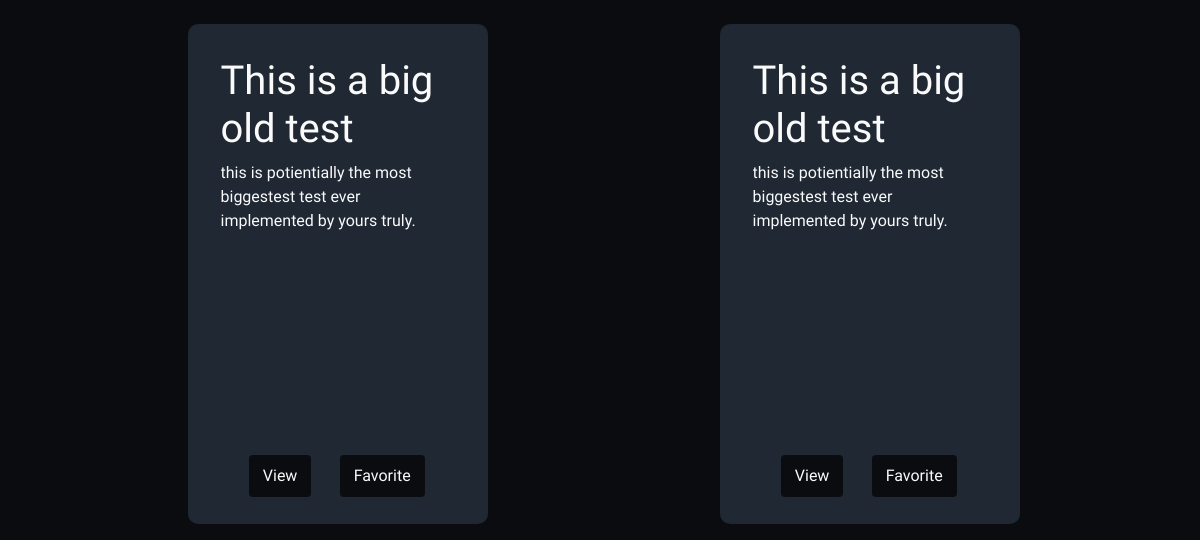
The app's page /search/ (lower part), older data.
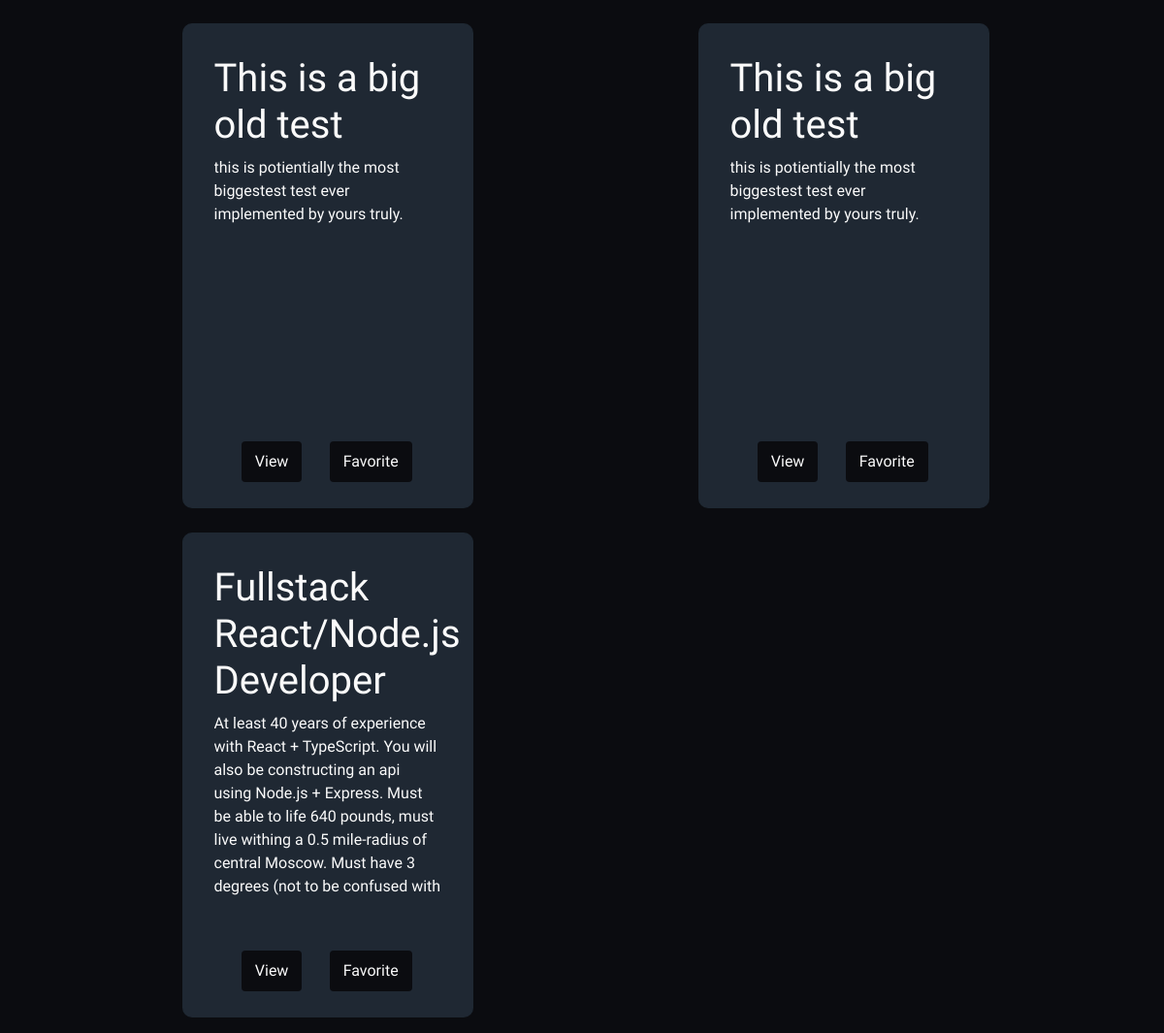
The same page, newer data.
### job/models.py (models this page shows)
class Listing(models.Model):
    user = models.ForeignKey(User, on_delete=models.CASCADE, related_name="listing_user", default=0)
    applicants = models.ManyToManyField(User, symmetrical=False, related_name="listing_applicants")
    accepted_apps = models.ManyToManyField(User, symmetrical=False, related_name="progress")
    interviewing_apps = models.ManyToManyField(User, symmetrical=False, related_name="interviewing")
    offer_extended_apps = models.ManyToManyField(User, symmetrical=False, related_name="offered")
    hired_apps = models.ManyToManyField(User, symmetrical=False, related_name="hired")
    denied_apps = models.ManyToManyField(User, symmetrical=False, related_name="denied")
    favorited_by = models.ManyToManyField(User, symmetrical=False, related_name="favorited_by")
    title = models.CharField(max_length=300)
    description = models.TextField(max_length=1500)
    location = models.CharField(max_length=150)
    job_type = models.CharField(choices=JOB_TYPE, max_length=1)
    category = models.CharField(choices=CATEGORY_TYPE, max_length=1, blank=True)
    compensation = models.CharField(choices=SALARY_TYPE, max_length=2)
    post_date = models.DateField(default=datetime.now().strftime("%Y-%m-%d"))
    is_open = models.BooleanField(default=True)
    def __str__(self):
        return self.title

### job/views.py (the view)
# urls.py: path("search/", job_views.search_view),
def search_view(request):
    template = 'search.html'
    keywords = request.GET.get('query', '')
    print(keywords)
    results = searchAlgo(keywords)
    context = {
        'results': results,
        'keywords': keywords,
    }
    return render(request, 'search.html', context)

### job/helpers.py (called while the page is built)
def searchAlgo(q):
    q_set = []
    keywords = q.lower()
    for listing in Listing.objects.all():
        title = listing.title.lower()
        if title.find(keywords) != -1:
            print(listing, "match")
            q_set.append(listing)
    print(q_set)
    return q_set

### templates/search.html (shortened to what this page needs)
{% extends 'base_template.html' %}{% block content %}
<br />
<div class="search__container" style="padding-left: 7px; color:white;">
  <div class="search-noads__container">
    {% for listing in results %}
    <div class="search-listing__container" style="color:white;">
      <h1>{{listing.title}}</h1>
      <p>{{listing.description}}</p>
      <div class="search-footer__container">
        <button id="search-footer__button">
          <a href="/listing/{{listing.id}}/">View</a>
        </button>
        <button id="search-footer__button">
          <a href="/favorite/{{listing.id}}/">{% if not favorite %}Favorite{% else %}Unfavorite{% endif %}</a>
        </button>
      </div>
    </div>
    {% endfor %}
  </div>
</div>
{% endblock %}

Row changes from the older to the newer data that the page shows:
added Listing: title "Fullstack React/Node.js Developer", description "At least 40 years of experience with React + TypeScript. You will also be constructing an api using Node.js + Express. Must be able to life 640 pounds, must live withing a 0.5 mile-radius of central Moscow. Must have 3 degrees (not to be confused with…"
